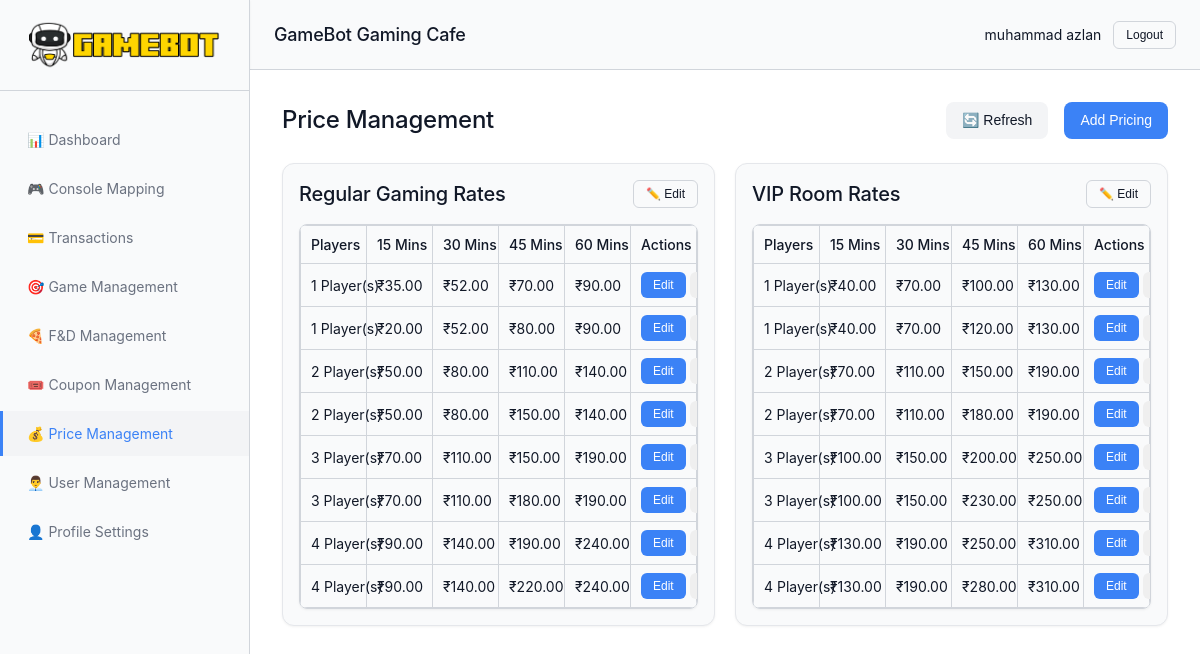
The app's page /pages/pricing.php (signed in) with its own data.
### tables this page shows
CREATE TABLE `users` (
  `id` int(11) NOT NULL,
  `full_name` varchar(255) NOT NULL,
  `username` varchar(100) NOT NULL,
  `email` varchar(255) NOT NULL,
  `phone` varchar(20) DEFAULT NULL,
  `password` varchar(255) NOT NULL,
  `role` enum('Super Admin','Admin','Manager','Staff') NOT NULL DEFAULT 'Staff',
  `branch_id` int(11) DEFAULT 1,
  `status` enum('Active','Inactive') NOT NULL DEFAULT 'Active',
  `created_at` timestamp NOT NULL DEFAULT current_timestamp(),
  `updated_at` timestamp NOT NULL DEFAULT current_timestamp() ON UPDATE current_timestamp()
);

CREATE TABLE `pricing` (
  `id` int(11) NOT NULL,
  `rate_type` enum('regular','vip') NOT NULL,
  `player_count` int(11) NOT NULL,
  `duration_15` decimal(10,2) DEFAULT NULL,
  `duration_30` decimal(10,2) DEFAULT NULL,
  `duration_45` decimal(10,2) DEFAULT NULL,
  `duration_60` decimal(10,2) DEFAULT NULL,
  `branch_id` int(11) DEFAULT 1,
  `updated_at` timestamp NOT NULL DEFAULT current_timestamp() ON UPDATE current_timestamp()
);

### config/auth.php (called while the page is built, shortened)
<?php
class Auth
{
    public static function check()
    {
        return isset($_SESSION['user_id']) && isset($_SESSION['user_email']);
    }
    public static function userId()
    {
        return $_SESSION['user_id'] ?? null;
    }
    public static function user()
    {
        $db = getDB();
        $userId = self::userId();
        $stmt = $db->prepare("SELECT id, full_name, username, email, phone, role, branch_id, status FROM users WHERE id = ? LIMIT 1");
        $stmt->bind_param("i", $userId);
        $stmt->execute();
        $result = $stmt->get_result();
        if ($result->num_rows > 0) {
            return $result->fetch_assoc();
        }
        return null;
    }
    public static function hasRole($role)
    {
        $userRole = $_SESSION['user_role'] ?? '';
        if ($role === 'Super Admin') {
            return $userRole === 'Super Admin';
        } elseif ($role === 'Admin') {
            return in_array($userRole, ['Super Admin', 'Admin']);
        } elseif ($role === 'Manager') {
            return in_array($userRole, ['Super Admin', 'Admin', 'Manager']);
        } elseif ($role === 'Staff') {
            return in_array($userRole, ['Super Admin', 'Admin', 'Manager', 'Staff']);
        }
        return false;
    }
}

### pages/pricing.php (the view, shortened to what this page needs)
<?php
$currentPage = 'pricing';
require_once __DIR__ . '/../includes/header.php';
$db = getDB();
$regularPricing = [];
$vipPricing = [];
$stmt = $db->prepare("SELECT * FROM pricing WHERE rate_type = 'regular' ORDER BY player_count ASC");
$stmt->execute();
$result = $stmt->get_result();
while ($row = $result->fetch_assoc()) {
    $regularPricing[] = $row;
}
$stmt = $db->prepare("SELECT * FROM pricing WHERE rate_type = 'vip' ORDER BY player_count ASC");
$stmt->execute();
$result = $stmt->get_result();
while ($row = $result->fetch_assoc()) {
    $vipPricing[] = $row;
}
?>
<section id="price-management" class="content-section active">
    <div class="section-header">
        <h2 class="section-title">Price Management</h2>
        <div class="header-actions">
            <button id="refresh-pricing-btn" class="btn btn--secondary">🔄 Refresh</button>
            <?php if (Auth::hasRole('Admin') || Auth::hasRole('Manager')): ?>
                <button id="add-pricing-btn" class="btn btn--primary">Add Pricing</button>
            <?php endif; ?>
        </div>
    </div>
    <div class="pricing-management-grid" id="pricing-grid">
        <div class="card">
            <div class="card__body">
                <div class="pricing-section-header">
                    <h3>Regular Gaming Rates</h3>
                    <button class="btn btn--sm btn--outline" onclick="editRegularRates()">✏️ Edit</button>
                </div>
                <div class="pricing-table">
                    <table class="data-table">
                        <thead>
                            <tr>
                                <th>Players</th>
                                <th>15 Mins</th>
                                <th>30 Mins</th>
                                <th>45 Mins</th>
                                <th>60 Mins</th>
                                <th>Actions</th>
                            </tr>
                        </thead>
                        <tbody id="regular-pricing">
                            <?php foreach ($regularPricing as $rate): ?>
                                <tr>
                                    <td><?php echo $rate['player_count']; ?> Player(s)</td>
                                    <td>₹<?php echo number_format($rate['duration_15'], 2); ?></td>
                                    <td>₹<?php echo number_format($rate['duration_30'], 2); ?></td>
                                    <td>₹<?php echo number_format($rate['duration_45'], 2); ?></td>
                                    <td>₹<?php echo number_format($rate['duration_60'], 2); ?></td>
                                    <td>
                                        <?php if (Auth::hasRole('Admin') || Auth::hasRole('Manager')): ?>
                                            <button class="btn btn--sm btn--primary" onclick="editPricingEntry(<?php echo $rate['id']; ?>)">Edit</button>
                                            <button class="btn btn--sm btn--danger" onclick="deletePricingEntry(<?php echo $rate['id']; ?>)">Delete</button>
                                        <?php endif; ?>
                                    </td>
                                </tr>
                            <?php endforeach; ?>
                        </tbody>
                    </table>
                </div>
            </div>
        </div>
        <div class="card">
            <div class="card__body">
                <div class="pricing-section-header">
                    <h3>VIP Room Rates</h3>
                    <button class="btn btn--sm btn--outline" onclick="editVipRates()">✏️ Edit</button>
                </div>
                <div class="pricing-table">
                    <table class="data-table">
                        <thead>
                            <tr>
                                <th>Players</th>
                                <th>15 Mins</th>
                                <th>30 Mins</th>
                                <th>45 Mins</th>
                                <th>60 Mins</th>
                                <th>Actions</th>
                            </tr>
                        </thead>
                        <tbody id="vip-pricing">
                            <?php foreach ($vipPricing as $rate): ?>
                                <tr>
                                    <td><?php echo $rate['player_count']; ?> Player(s)</td>
                                    <td>₹<?php echo number_format($rate['duration_15'], 2); ?></td>
                                    <td>₹<?php echo number_format($rate['duration_30'], 2); ?></td>
                                    <td>₹<?php echo number_format($rate['duration_45'], 2); ?></td>
                                    <td>₹<?php echo number_format($rate['duration_60'], 2); ?></td>
                                    <td>
                                        <?php if (Auth::hasRole('Admin') || Auth::hasRole('Manager')): ?>
                                            <button class="btn btn--sm btn--primary" onclick="editPricingEntry(<?php echo $rate['id']; ?>)">Edit</button>
                                            <button class="btn btn--sm btn--danger" onclick="deletePricingEntry(<?php echo $rate['id']; ?>)">Delete</button>
                                        <?php endif; ?>
                                    </td>
                                </tr>
                            <?php endforeach; ?>
                        </tbody>
                    </table>
                </div>
            </div>
        </div>
    </div>
</section>
<?php require_once __DIR__ . '/../includes/footer.php'; ?>

### includes/header.php (shortened to what this page needs)
<?php
require_once __DIR__ . '/../config/auth.php';
$currentUser = Auth::user();
?>
<!DOCTYPE html>
<html lang="en">
<head>
    <link rel="stylesheet" href="<?php echo SITE_URL; ?>/style.css">
</head>
<body>
    <div id="main-app" class="main-app">
        <header class="header">
            <div class="header-content">
                <h1 class="header-title"><?php echo SITE_NAME; ?></h1>
                <div class="header-actions">
                    <div class="user-info">
                        <span id="current-user"><?php echo htmlspecialchars($currentUser['full_name']); ?></span>
                        <button id="logout-btn" class="btn btn--outline btn--sm" onclick="logout()">Logout</button>
                    </div>
                </div>
            </div>
        </header>
        <nav class="sidebar">
            <div class="sidebar-logo">
                <img src="<?php echo SITE_URL; ?>/assets/logo.png" alt="GAMEBOT Logo" class="logo-img">
            </div>
            <ul class="nav-menu">
                <li><a href="<?php echo SITE_URL; ?>/pages/dashboard.php" class="nav-item <?php echo ($currentPage ?? '') === 'dashboard' ? 'active' : ''; ?>">📊 Dashboard</a></li>
                <li><a href="<?php echo SITE_URL; ?>/pages/console-mapping.php" class="nav-item <?php echo ($currentPage ?? '') === 'console-mapping' ? 'active' : ''; ?>">🎮 Console Mapping</a></li>
                <?php if (Auth::hasRole('Admin') || Auth::hasRole('Manager')): ?>
                    <li><a href="<?php echo SITE_URL; ?>/pages/transactions.php" class="nav-item <?php echo ($currentPage ?? '') === 'transactions' ? 'active' : ''; ?>">💳 Transactions</a></li>
                <?php endif; ?>
                <li><a href="<?php echo SITE_URL; ?>/pages/games.php" class="nav-item <?php echo ($currentPage ?? '') === 'games' ? 'active' : ''; ?>">🎯 Game Management</a></li>
                <li><a href="<?php echo SITE_URL; ?>/pages/fandd-management.php" class="nav-item <?php echo ($currentPage ?? '') === 'fandd-management' ? 'active' : ''; ?>">🍕 F&D Management</a></li>
                <li><a href="<?php echo SITE_URL; ?>/pages/coupons.php" class="nav-item <?php echo ($currentPage ?? '') === 'coupons' ? 'active' : ''; ?>">🎟️ Coupon Management</a></li>
                <li><a href="<?php echo SITE_URL; ?>/pages/pricing.php" class="nav-item <?php echo ($currentPage ?? '') === 'pricing' ? 'active' : ''; ?>">💰 Price Management</a></li>
                <?php if (Auth::hasRole('Admin') || Auth::hasRole('Manager')): ?>
                    <li><a href="<?php echo SITE_URL; ?>/pages/users.php" class="nav-item <?php echo ($currentPage ?? '') === 'users' ? 'active' : ''; ?>">👨‍💼 User Management</a></li>
                <?php endif; ?>
                <li><a href="<?php echo SITE_URL; ?>/pages/profile.php" class="nav-item <?php echo ($currentPage ?? '') === 'profile' ? 'active' : ''; ?>">👤 Profile Settings</a></li>
            </ul>
        </nav>
        <main class="main-content">

### records on screen
users: full_name "muhammad azlan"
pricing: player_count "1", duration_15 "35.00", duration_30 "52.00", duration_45 "70.00", duration_60 "90.00"
pricing: player_count "1", duration_15 "20.00", duration_30 "52.00", duration_45 "80.00", duration_60 "90.00"
pricing: player_count "2", duration_15 "50.00", duration_30 "80.00", duration_45 "110.00", duration_60 "140.00"
pricing: player_count "2", duration_15 "50.00", duration_30 "80.00", duration_45 "150.00", duration_60 "140.00"
pricing: player_count "3", duration_15 "70.00", duration_30 "110.00", duration_45 "150.00", duration_60 "190.00"
pricing: player_count "3", duration_15 "70.00", duration_30 "110.00", duration_45 "180.00", duration_60 "190.00"
pricing: player_count "4", duration_15 "90.00", duration_30 "140.00", duration_45 "190.00", duration_60 "240.00"
pricing: player_count "4", duration_15 "90.00", duration_30 "140.00", duration_45 "220.00", duration_60 "240.00"
pricing: player_count "1", duration_15 "40.00", duration_30 "70.00", duration_45 "100.00", duration_60 "130.00"
pricing: player_count "1", duration_15 "40.00", duration_30 "70.00", duration_45 "120.00", duration_60 "130.00"
pricing: player_count "2", duration_15 "70.00", duration_30 "110.00", duration_45 "150.00", duration_60 "190.00"
pricing: player_count "2", duration_15 "70.00", duration_30 "110.00", duration_45 "180.00", duration_60 "190.00"
pricing: player_count "3", duration_15 "100.00", duration_30 "150.00", duration_45 "200.00", duration_60 "250.00"
pricing: player_count "3", duration_15 "100.00", duration_30 "150.00", duration_45 "230.00", duration_60 "250.00"
pricing: player_count "4", duration_15 "130.00", duration_30 "190.00", duration_45 "250.00", duration_60 "310.00"
pricing: player_count "4", duration_15 "130.00", duration_30 "190.00", duration_45 "280.00", duration_60 "310.00"

### other values on screen
SITE_NAME "GameBot Gaming Cafe"
